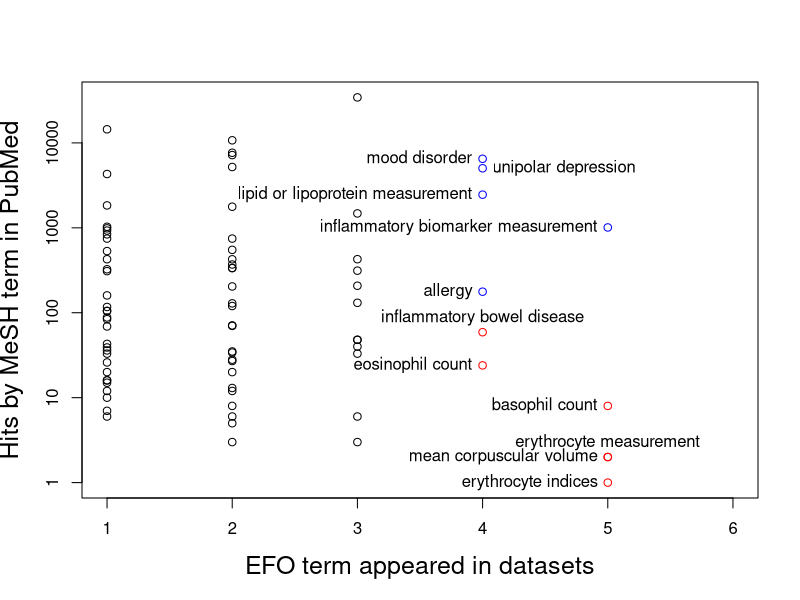

The R source for this figure:
#read data
data<- read.csv("graph.csv", header = T)

#define x and y
x <- data$X.Term.appeared.in.datasets.
y <- data$X.Hits.by.MeSH.term.

#attach package
library(ggplot2)

#main function to plot
the_plot <- function()
{
  plot(x,y, log = "y",
     xlab = "EFO term appeared in datasets", 
     ylab = "Hits by MeSH term in PubMed",
     col=ifelse(x<4, "black", ifelse(y<100, "red", "blue")),
     cex.lab=1.5,
     xlim = c(1, 6)
     )
  #label each dot
  text(data[1:2,2], data[1:2,3], labels=data[1:2,1], cex= 1, pos=2)
  text(data[3,2], data[3,3], labels=data[3,1], cex= 1, pos=3)
  text(data[4:7,2], data[4:7,3], labels=data[4:7,1], cex= 1, pos=2)
  text(data[8,2], data[8,3], labels=data[8,1], cex= 1, pos=3)
  text(data[9:10,2], data[9:10,3], labels=data[9:10,1], cex= 1, pos=2)
  text(data[11,2], data[11,3], labels=data[11,1], cex= 1, pos=4)
}
#increase resolution
ggsave(
  "Fig4c_EFO_MeSH.png",
  the_plot(),
  width = 7,
  height = 7,
  dpi = 300
)